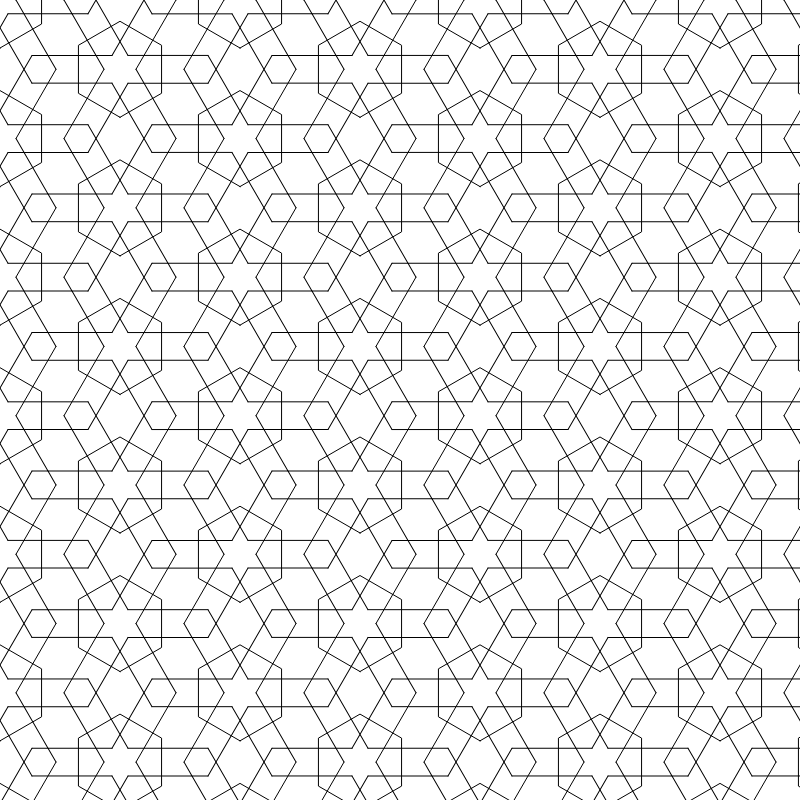
Frame 1 (no input)
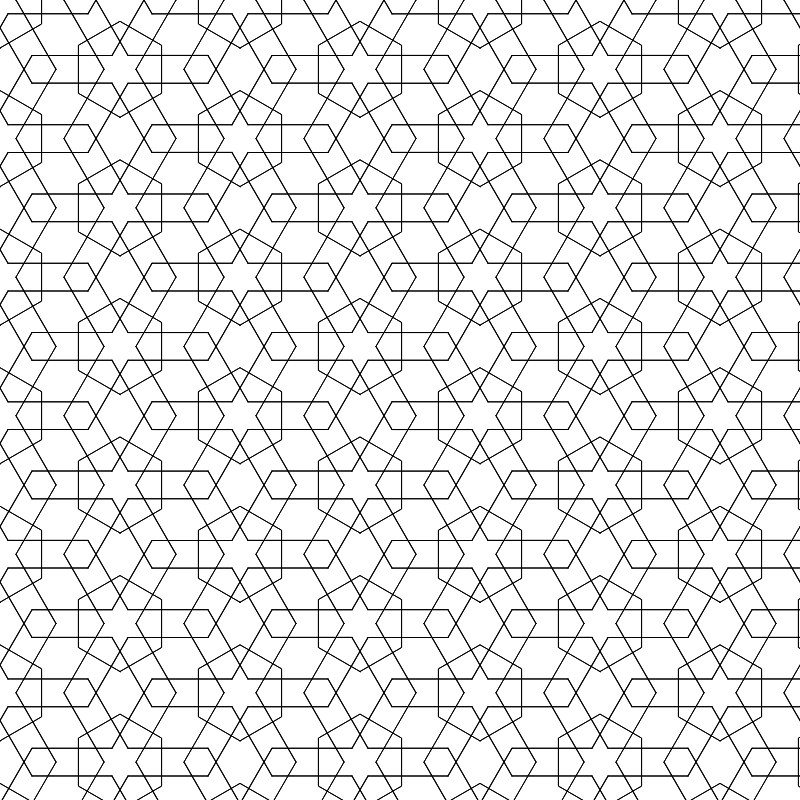
Frame 2 (the mouse pressed at the canvas centre, redrawn once)

The p5.js sketch that drew these frames (run headless with seeded random() and noise() and a simulated clock; the mouse was pressed at the canvas centre and the sketch redrawn once):

// p5.js sketch
// ── sketch.js
/*
Code written by Selcuk ARTUT 2022
Geometric Patterns with Creative Coding 
All rights reserved
*/

// Motif class
class Motif {
    constructor(a) {
        this.a = a;
    }

    display() {
        let x0, y0, x1, y1, x2, y2, x3, y3, x4, y4, x5, y5;
        x0 = a * cos(60);
        y0 = -a * sin(60);
        x1 = x0 + 4 * a;
        y1 = y0;
        x2 = 4 * a;
        y2 = 0;
        x3 = a;
        y3 = 0;
        x4 = x3 + 4 * a * cos(60);
        y4 = -4 * a * sin(60);
        x5 = x4 - a;
        y5 = y4;
        for (let i = 0; i < 6; i++) {
            push();
                rotate(60 * i);
                beginShape();
                vertex(x0, y0);
                vertex(x1, y1);
                vertex(x2, y2);
                endShape();
                beginShape();
                vertex(x3, y3);
                vertex(x4, y4);
                vertex(x5, y5);
                endShape();
            pop();
        }

        //hexagon
        //needs to be rotated 90 degrees to adjust the orientation
        rotate(90);
        let angle = 360 / 6;
        beginShape();
        for (let ang = 0; ang < 360; ang += angle) {
            let sx = cos(ang) * 3 * a;
            let sy = sin(ang) * 3 * a;
            vertex(sx, sy);
        }
        endShape(CLOSE);
    }
}


//scale factor
let a = 16; 
let motif = new Motif(a);
let nRow;
let nCol;
let dx, dy, doff;

function setup() {
    createCanvas(800, 800);
    angleMode(DEGREES);
    noFill();
    noLoop();

    dy = 2 * 5 * a * sin(60);
    dx = dy * sin(60);
    doff = dy * 0.5;

    //approximate the nRow and nCol values
    nRow = 1 + ceil(height / dy);
    nCol = 1 + ceil(width / dx);
}

function draw() {
    for (let c = 0; c < nCol; c++) {
        for (let r = 0; r < nRow; r++) {
            push();
                if (c % 2 == 1) {
                    //columns 1,3,5,7
                    translate(0, doff);
                }
                translate(dx * c, dy * r);
                motif.display();
            pop();
        }
    }
}
